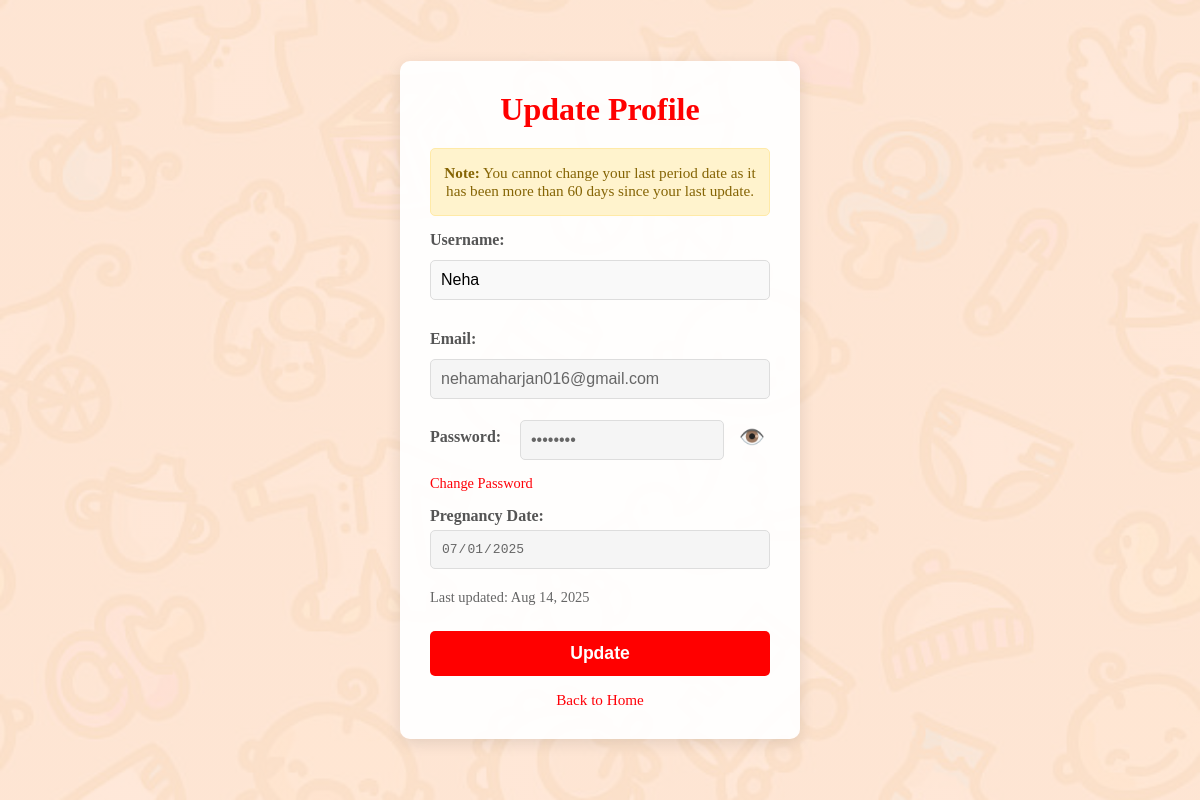
Page /user/profile.php (signed in) on the committed database.
### tables this page shows
CREATE TABLE `users` (
  `id` int(11) NOT NULL,
  `username` varchar(50) NOT NULL,
  `email` varchar(100) NOT NULL,
  `last_period` date DEFAULT NULL,
  `password` varchar(255) NOT NULL,
  `registered_at` timestamp NOT NULL DEFAULT current_timestamp(),
  `is_verified` tinyint(1) DEFAULT 0,
  `verification_token` varchar(100) DEFAULT NULL,
  `role` enum('user','admin') DEFAULT 'user',
  `otp` varchar(6) DEFAULT NULL,
  `otp_expires` datetime DEFAULT NULL,
  `last_period_set_on` date DEFAULT NULL
);

### user/profile.php (the view, shortened to what this page needs)
<?php
include('../includes/db.php');
$user_id = $_SESSION['user_id'];
$stmt = $conn->prepare("SELECT username, email, last_period, password, last_period_set_on FROM users WHERE id = ?");
$stmt->bind_param("i", $user_id);
$stmt->execute();
$result = $stmt->get_result();
$user = $result->fetch_assoc();
$username = $user['username'];
$email = $user['email'];
$last_period = ($user['last_period'] && $user['last_period'] !== '0000-00-00') ? $user['last_period'] : '';
$password = $user['password'] ?? '';
$last_period_set_on = $user['last_period_set_on'];
$can_edit_date = true;
$days_remaining = 0;
if ($last_period_set_on) {
    $last_updated_date = new DateTime($last_period_set_on);
    $current_date = new DateTime();
    $days_since_update = $current_date->diff($last_updated_date)->days;
    if ($days_since_update > 60) {
        $can_edit_date = false;
    } else {
        $days_remaining = 90 - $days_since_update;
    }
}
?>
<!DOCTYPE html>
<html lang="en">
<head>
    <link rel="stylesheet" href="../assets/css/style.css" />
</head>
<body>
    <div class="form-wrapper">
        <div class="form-container">
            <h2>Update Profile</h2>
            <?php if (!$can_edit_date && $last_period): ?>
                <div class="warning-box">
                    <p><strong>Note:</strong> You cannot change your last period date as it has been more than 60 days since your last update.</p>
                </div>
            <?php elseif ($can_edit_date && $days_remaining <= 10 && $last_period): ?>
                <div class="warning-box">
                    <p><strong>Warning:</strong> You have <?= $days_remaining ?> days left to modify your last period date.</p>
                </div>
            <?php endif; ?>
            <form method="POST" action="profile_update.php">
                <label>Username:</label>
                <input type="text" name="username" required value="<?= htmlspecialchars($username) ?>" />
                <label>Email:</label>
                <input type="email" disabled value="<?= htmlspecialchars($email) ?>" />
                <div class="password-row">
                    <label for="password">Password:</label>
                    <input type="password" id="password" disabled value="<?= htmlspecialchars($password) ?>" />
                    <span class="toggle-password" onclick="togglePasswordVisibility()">👁️</span>
                </div>
                <a href="../auth/reset_password.php" class="change-password-link">Change Password</a>
                <label>Pregnancy Date:</label>
                <div class="<?= !$can_edit_date ? 'disabled-field' : '' ?>">
                    <input type="date" name="last_period_date" value="<?= htmlspecialchars($last_period) ?>"
                           min="<?= date('Y-m-d', strtotime('-9 months')); ?>"
                           max="<?= date('Y-m-d'); ?>"
                           <?= !$can_edit_date ? 'disabled' : '' ?> />
                    <?php if ($last_period_set_on): ?>
                        <div class="date-info">
                            Last updated: <?= date('M d, Y', strtotime($last_period_set_on)) ?>
                        </div>
                    <?php endif; ?>
                </div>
                <button type="submit" name="update_profile">Update</button>
            </form>
            <p><a href="home.php">Back to Home</a></p>
        </div>
    </div>
</body>
</html>

### assets/css/style.css (style rules this page uses)
* { margin: 0; padding: 0; box-sizing: border-box; }
html { scroll-behavior: smooth; }
.form-container { background: #ffffff; border-radius: 16px; padding: 40px 30px; width: 100%; max-width: 450px; box-shadow: 0 15px 35px rgba(0, 0, 0, 0.08); }
h2 { text-align: center; color: #d44c2e; margin-bottom: 25px; font-size: 2rem; }
label { display: block; margin-top: 15px; font-weight: 600; color: #444; }
input[type="text"], input[type="email"], input[type="password"] { width: 100%; padding: 12px; margin-top: 6px; border: 1px solid #ccc; border-radius: 8px; background: #f9f9f9; transition: border 0.3s ease; }
button { width: 100%; margin-top: 25px; background-color: #d44c2e; color: white; border: none; padding: 12px; font-size: 1em; border-radius: 10px; cursor: pointer; transition: background 0.3s ease; }
p { margin-top: 15px; font-size: 0.95em; text-align: center; }
a { color: #d44c2e; text-decoration: none; }

### user/profile.php (style rules this page uses)
.form-wrapper { background: linear-gradient(rgba(255, 229, 212, 0.88), rgba(255, 229, 212, 0.88)), url('../assets/images/formbg.jpg') no-repeat center center; background-size: cover; min-height: 100vh; display: flex; align-items: center; justify-content: center; }
.form-container { max-width: 400px; margin: 40px auto; background: rgba(255, 255, 255, 0.95); padding: 30px; border-radius: 10px; box-shadow: 0 4px 15px rgba(0, 0, 0, 0.1); }
.form-container h2 { text-align: center; color: #ff0000ff; margin-bottom: 20px; }
.form-container label { display: block; margin-bottom: 5px; color: #555; font-weight: bold; }
.form-container input[type="text"], .form-container input[type="email"], .form-container input[type="date"] { width: 100%; padding: 10px; margin-bottom: 15px; border: 1px solid #ddd; border-radius: 5px; font-size: 1em; box-sizing: border-box; }
.form-container input:disabled { background-color: #f5f5f5; color: #666; }
.password-row { display: flex; align-items: center; gap: 10px; margin-bottom: 15px; }
.password-row label { margin: 0; white-space: nowrap; min-width: 80px; }
.password-row input[type="password"], .password-row input[type="text"] { flex: 1; padding: 10px; border: 1px solid #ddd; border-radius: 5px; font-size: 1em; }
.toggle-password { cursor: pointer; font-size: 1.3em; user-select: none; padding: 5px; color: #666; }
.change-password-link { display: block; text-decoration: none; color: #ff0000ff; font-size: 0.9em; margin-bottom: 15px; }
.form-container button { width: 100%; padding: 12px; background-color: red; color: white; border: none; border-radius: 5px; font-size: 1.1em; font-weight: bold; cursor: pointer; margin-bottom: 15px; }
.form-container p { text-align: center; margin: 0; }
.form-container a { color: #ff0008ff; text-decoration: none; }
.warning-box { background-color: #fff3cd; border: 1px solid #ffeaa7; color: #856404; padding: 10px; border-radius: 5px; margin-bottom: 15px; }
.warning-box p { margin: 5px 0; text-align: center; }
.date-info { font-size: 0.9em; color: #666; margin-top: 5px; }
.disabled-field { position: relative; }
.disabled-field input[disabled] { background-color: #f5f5f5 !important; cursor: not-allowed; }

### rows in the picture
users: username "Neha", email "nehamaharjan016@gmail.com", last_period_date "07/01/2025", last_period_set_on "Aug 14, 2025"
